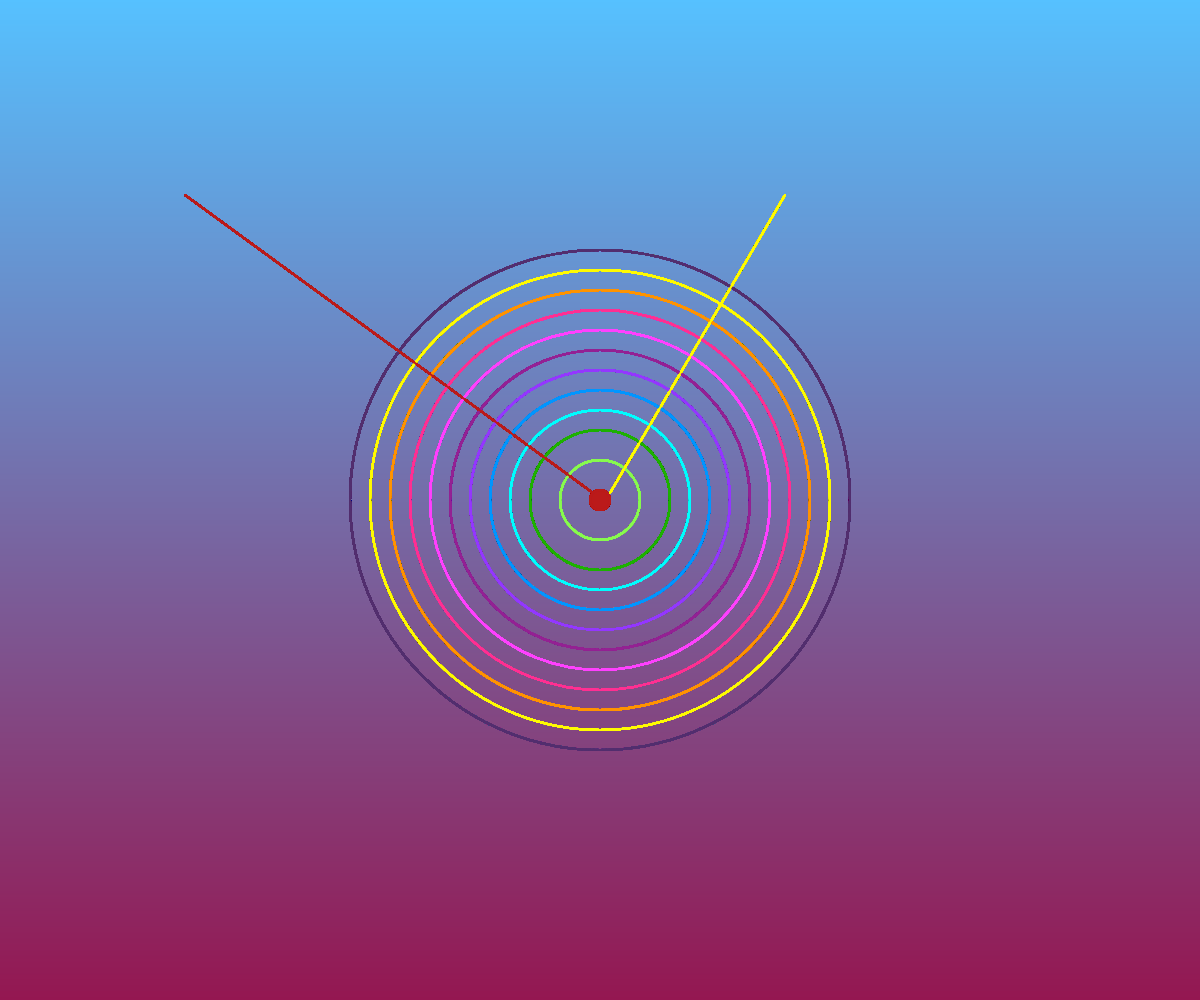
Frame 1 (no input)
Frame 60 (no input): identical to frame 1, image omitted
Frame 120 (the mouse pressed at the canvas centre since frame 60): identical to frame 1, image omitted

The p5.js sketch that drew this single still picture (run headless with seeded random() and noise() and a simulated clock; from frame 60 on, the mouse is pressed at the canvas centre):

// p5.js sketch
// ── sketch.js
//TODO: 
/*Gradient percentages
Line endpoints (ellipse and pointy fading endpoint)
Concentric circles opacity*/

//Desired: 
/*Line textures
Make arcs not circles*/

//Post production:
/*Frame border 
Text
Date*/

let topcolor, bottomcolor;
function setup() {
  //To resize canvas see https://p5js.org/reference/#/p5/resizeCanvas
  createCanvas(windowWidth, windowHeight);
  background(255,255,255);

  // Draw a square at location (30, 20) with a side size of 55 (??)

  //TODO: This will be set in editor.html manually
  //Bottom color = Total tickets. Physical Audience (data from Eventbrite) 61 orders / 90 tickets 
  topcolor = color(86, 193, 255);
  bottomcolor = color(148, 23, 81);

  for (let y=0; y<height; y++){
    
    //n defines lerp (remap from ticket numbers and map inputs [])
    n = map(y,0,height, 0,1); 
    
    let newcolor = lerpColor(topcolor, bottomcolor, n);
    stroke(newcolor);
    line(0,y,width,y);
    
    //center point
    fill("#bb1a1a");
    stroke('#bb1a1a');
    strokeWeight(2);
    circle(windowWidth/2, windowHeight/2, 20)
    
    noFill();
    stroke('#88FA4E');
    strokeWeight(2);
    circle(windowWidth/2, windowHeight/2, 80)
    
    noFill();
    stroke('#1DB100');
    strokeWeight(2);
    circle(windowWidth/2, windowHeight/2, 140)
    
    noFill();
    stroke('#00FDFF');
    strokeWeight(2);
    circle(windowWidth/2, windowHeight/2, 180)
    
    noFill();
    stroke('#0096FF');
    strokeWeight(2);
    circle(windowWidth/2, windowHeight/2, 220)
    
    noFill();
    stroke('#9437FF');
    strokeWeight(2);
    circle(windowWidth/2, windowHeight/2, 260)
    
    noFill();
    stroke('#942193');
    strokeWeight(2);
    circle(windowWidth/2, windowHeight/2, 300)
    
    noFill();
    stroke('#FF40FF');
    strokeWeight(2);
    circle(windowWidth/2, windowHeight/2, 340)
    
    noFill();
    stroke('#FF2F92');
    strokeWeight(2);
    circle(windowWidth/2, windowHeight/2, 380)
    
    noFill();
    stroke('#FF9300');
    strokeWeight(2);
    circle(windowWidth/2, windowHeight/2, 420)
    
    noFill();
    stroke('#FFFB00');
    strokeWeight(2);
    circle(windowWidth/2, windowHeight/2, 460)
    
    noFill();
    stroke('#522E6E');
    strokeWeight(2);
    circle(windowWidth/2, windowHeight/2, 500)
    
    //LINES
    //TODO: Lines should have an ellipse at their endpoints

    //x1, y1 = 38, 31; x2, y2 = 300, 20;
    // Use line() function to draw line
    stroke('#FFFB00');
    strokeWeight(2);
    line(windowWidth/2+10, windowHeight/2-7, 785, 195);
    
    
    fill("#bb1a1a");
    stroke('#bb1a1a');
    strokeWeight(2);
    line(windowWidth/2-7, windowHeight/2-7, 185, 195);
    

  }
}

function draw() {
}
// ── graph.html
<html>
  <head>
    <script src="https://cdn.jsdelivr.net/npm/p5@1.5.0/lib/p5.js"></script>
    <script>

//TODO: 
/*Gradient percentages
Line endpoints (ellipse and pointy fading endpoint)
Concentric circles opacity*/

//Desired: 
/*Line textures
Make arcs not circles*/

//Post production:
/*Frame border 
Text
Date*/


let topcolor, bottomcolor;
function preload(){
  
}
function setup() {
  //To resize canvas see https://p5js.org/reference/#/p5/resizeCanvas
  createCanvas(windowWidth, windowHeight);
  background(255,255,255);

  // Draw a square at location (30, 20) with a side size of 55 (??)

  //TODO: This will be set in editor.html manually
  //Bottom color = Total tickets. Physical Audience (data from Eventbrite) 61 orders / 90 tickets 
  topcolor = color(86, 193, 255);
  bottomcolor = color(148, 23, 81);

  for (let y=0; y<height; y++){
    
    //n defines lerp (remap from ticket numbers and map inputs [])
    n = map(y,0,height, 0,1); 
    
    let newcolor = lerpColor(topcolor, bottomcolor, n);
    stroke(newcolor);
    line(0,y,width,y);
    
    //center point
    fill("#bb1a1a");
    stroke('#bb1a1a');
    strokeWeight(2);
    circle(windowWidth/2, windowHeight/2, 20)
    
    noFill();
    stroke('#88FA4E');
    strokeWeight(2);
    circle(windowWidth/2, windowHeight/2, 80)
    
    noFill();
    stroke('#1DB100');
    strokeWeight(2);
    circle(windowWidth/2, windowHeight/2, 140)
    
    noFill();
    stroke('#00FDFF');
    strokeWeight(2);
    circle(windowWidth/2, windowHeight/2, 180)
    
    noFill();
    stroke('#0096FF');
    strokeWeight(2);
    circle(windowWidth/2, windowHeight/2, 220)
    
    noFill();
    stroke('#9437FF');
    strokeWeight(2);
    circle(windowWidth/2, windowHeight/2, 260)
    
    noFill();
    stroke('#942193');
    strokeWeight(2);
    circle(windowWidth/2, windowHeight/2, 300)
    
    noFill();
    stroke('#FF40FF');
    strokeWeight(2);
    circle(windowWidth/2, windowHeight/2, 340)
    
    noFill();
    stroke('#FF2F92');
    strokeWeight(2);
    circle(windowWidth/2, windowHeight/2, 380)
    
    noFill();
    stroke('#FF9300');
    strokeWeight(2);
    circle(windowWidth/2, windowHeight/2, 420)
    
    noFill();
    stroke('#FFFB00');
    strokeWeight(2);
    circle(windowWidth/2, windowHeight/2, 460)
    
    noFill();
    stroke('#522E6E');
    strokeWeight(2);
    circle(windowWidth/2, windowHeight/2, 500)
    
    //LINES
    //TODO: Lines should have an ellipse at their endpoints

    //x1, y1 = 38, 31; x2, y2 = 300, 20;
    // Use line() function to draw line
    stroke('#FFFB00');
    strokeWeight(2);
    line(windowWidth/2+10, windowHeight/2-7, 785, 195);
    
    
    fill("#bb1a1a");
    stroke('#bb1a1a');
    strokeWeight(2);
    line(windowWidth/2-7, windowHeight/2-7, 185, 195);
    
  }
}

function draw() {
}

    </script>
  </head>
  <body>
    <main>
    </main>
  </body>
</html>
